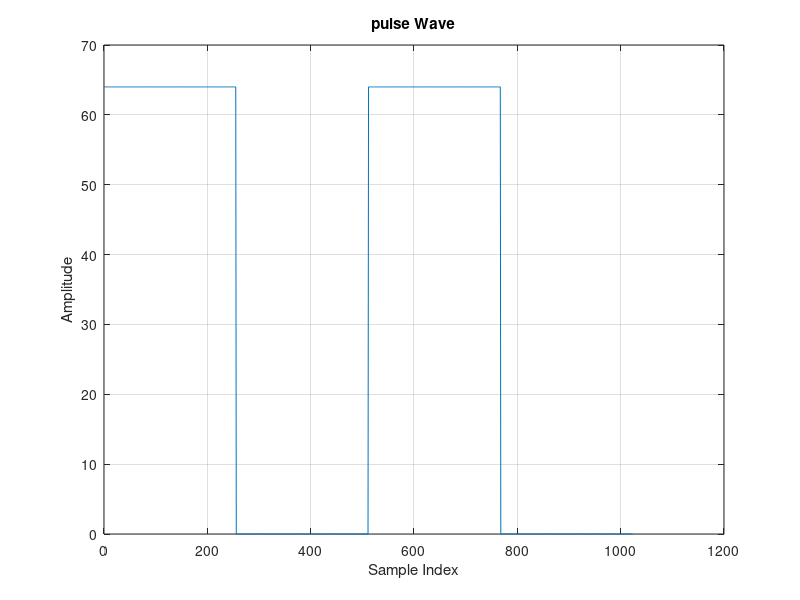

This chart was generated by the following MATLAB code:
% Generate 1024 samples of a pulse signal with higher frequency
t = 0:1023;
x = zeros(1, 1024);
x(1:256) = 64;
x(513:768) = 64;

% Convert the samples to 16-bit values
samples = uint16(x);

% Combine the real and imaginary parts into a single 16-bit value
samples_combined = bitshift(samples, 8);

% Write the samples to a text file
fid = fopen('pulse_samples.txt', 'w');
fprintf(fid, '%04X\n', samples_combined);
fclose(fid);
% Plot the pulse wave
figure;
plot(t, x);
grid on;
xlabel('Sample Index');
ylabel('Amplitude');
title('pulse Wave');
